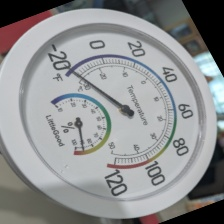
#> input picture ml/data/heatmap_cd/images/train/PXL_20260125_114554365.jpg, 224 x 224 px; its folder holds only this picture in this run
$ python -i baseline_classical_cv.py   (imports and definitions only)   (older library calls are emulated)
#> lines starting #> are read from the running program, lines starting #| are printed output that depends on the picture
"""Classical computer-vision baseline for analog gauge reading.

This module provides a non-neural baseline that can be used to benchmark
whether a learned model is improving over simple image processing.
"""

from __future__ import annotations

from dataclasses import dataclass
import math
from typing import Callable, Final, Iterable, Sequence

import cv2
import numpy as np

from embedded_gauge_reading_tinyml.dataset import Sample
from embedded_gauge_reading_tinyml.gauge.processing import GaugeSpec, needle_value


@dataclass(frozen=True)
class NeedleDetection:
    """Needle detection output plus the angular peak-shape metadata."""

    unit_dx: float
    unit_dy: float
    confidence: float
    peak_value: float
    runner_up_value: float
    peak_ratio: float
    peak_margin: float


# [5 lines left out: function needle_detection_quality, not called in this run]

@dataclass(frozen=True)
class ClassicalPrediction:
    """Predicted gauge value and metadata for one sample."""

    image_path: str
    true_value: float
    predicted_value: float
    abs_error: float
    confidence: float


@dataclass(frozen=True)
class ClassicalBaselineResult:
    """Aggregate metrics for a full classical-CV baseline run."""

    attempted_samples: int
    successful_samples: int
    failed_samples: int
    mae: float
    rmse: float
    predictions: list[ClassicalPrediction]


@dataclass(frozen=True)
class GeometryCandidate:
    """One candidate dial geometry hypothesis for image-based inference."""

    label: str
    center_xy: tuple[float, float]
    dial_radius_px: float


@dataclass(frozen=True)
class GeometrySelection:
    """Best needle detection found for one geometry candidate set."""

    candidate: GeometryCandidate
    detection: NeedleDetection
    quality: float
    shaft_support: float


# Fixed geometry constants (matches embedded C baseline)
BRIGHT_CENTROID_MIN_PIXELS: Final[int] = 1024
BRIGHT_CENTROID_MIN_LUMA: Final[int] = 150
BRIGHT_CENTROID_MAX_LUMA: Final[int] = 220
FIXED_CROP_CENTER_X: Final[float] = 100.0
FIXED_CROP_CENTER_Y: Final[float] = 118.0
IMAGE_CENTER_X: Final[float] = 112.0
IMAGE_CENTER_Y: Final[float] = 112.0
DEFAULT_DIAL_RADIUS_PX: Final[float] = 80.0


@dataclass(frozen=True)
class CenterHypothesis:
    """One needle-center hypothesis for the classical baseline."""

    label: str
    center_xy: tuple[float, float]
    dial_radius_px: float = DEFAULT_DIAL_RADIUS_PX


# [337 lines left out: functions _bright_centroid_hypothesis, _fixed_crop_hypothesis, _image_center_hypothesis, _center_hypotheses, board_prior_geometry_candidate, board_prior_geometry_candidates and 8 more, not called in this run]


def _detect_needle_unit_vector_polar(
    image_bgr: np.ndarray,
    *,
    center_xy: tuple[float, float],
    dial_radius_px: float,
    gauge_spec: GaugeSpec | None = None,
) -> NeedleDetection | None:
    """Detect the needle via polar edge voting (matches embedded C baseline).

    This is a simplified implementation that mirrors the embedded C code:
    - 360 angle bins (1Â° resolution)
    - Grayscale only (no HSV saturation weighting)
    - Simple annulus mask (no middle-shaft Gaussian)
    - Basic contrast + edge strength voting
    - Confidence = peak / mean
    """
    if dial_radius_px <= 1.0:
        return None

    center_x, center_y = center_xy

    # Simple grayscale conversion (no CLAHE, no HSV)
    gray: np.ndarray = cv2.cvtColor(image_bgr, cv2.COLOR_BGR2GRAY).astype(np.float32)
    blurred: np.ndarray = cv2.GaussianBlur(gray, (5, 5), 0)

    h_img, w_img = gray.shape[:2]
    yy, xx = np.meshgrid(
        np.arange(h_img, dtype=np.float32),
        np.arange(w_img, dtype=np.float32),
        indexing="ij",
    )
    dx: np.ndarray = xx - center_x
    dy: np.ndarray = yy - center_y
    rr: np.ndarray = np.sqrt(dx**2 + dy**2)

    # Simple annulus mask (skip subdial and outer ring)
    inner_mask: np.ndarray = (rr > 0.30 * dial_radius_px) & (rr < 0.70 * dial_radius_px)

    # Skip saturated samples (luma > 220)
    saturation_mask: np.ndarray = gray < 220.0

    # Compute simple edge strength (Sobel magnitude)
    gx: np.ndarray = cv2.Sobel(blurred, cv2.CV_32F, 1, 0, ksize=3)
    gy: np.ndarray = cv2.Sobel(blurred, cv2.CV_32F, 0, 1, ksize=3)
    grad_mag: np.ndarray = np.sqrt(gx * gx + gy * gy)

    # Compute radial/tangential alignment
    rr_safe: np.ndarray = np.where(rr > 0.5, rr, 1.0)
    radial_x: np.ndarray = -dx / rr_safe
    radial_y: np.ndarray = -dy / rr_safe

    grad_mag_safe: np.ndarray = np.where(grad_mag > 1.0, grad_mag, 1.0)
    gx_n: np.ndarray = gx / grad_mag_safe
    gy_n: np.ndarray = gy / grad_mag_safe
    tangential_weight: np.ndarray = np.abs(gx_n * radial_y - gy_n * radial_x)

    # Dark contrast: local mean minus center pixel
    dark_contrast: np.ndarray = np.zeros_like(gray)
    for i in range(1, h_img - 1):
        for j in range(1, w_img - 1):
            if inner_mask[i, j] and saturation_mask[i, j]:
                neighborhood = gray[i-1:i+2, j-1:j+2].ravel()
                dark_contrast[i, j] = np.mean(neighborhood) - gray[i, j]

    # Combined vote weight
    vote_mask: np.ndarray = inner_mask & saturation_mask & (grad_mag > 8.0)
    vote_weight: np.ndarray = np.where(
        vote_mask,
        grad_mag * tangential_weight * np.clip(dark_contrast / 50.0, 0.0, 1.0),
        0.0,
    )

    # Accumulate into 360 angle bins (1Â° resolution)
    spoke_angle: np.ndarray = np.arctan2(dy, dx)
    num_bins: int = 360
    angle_bins: np.ndarray = (
        (spoke_angle + math.pi) / (2.0 * math.pi) * num_bins
    ).astype(np.int32)
    angle_bins = np.clip(angle_bins, 0, num_bins - 1)

    histogram: np.ndarray = np.zeros(num_bins, dtype=np.float32)
    np.add.at(histogram, angle_bins.ravel(), vote_weight.ravel())

    # Apply gauge sweep mask if spec provided
    if gauge_spec is not None:
        for bin_index in range(num_bins):
            angle_rad: float = (bin_index / num_bins) * 2.0 * math.pi - math.pi
            if not _angle_in_sweep(angle_rad, gauge_spec, margin_rad=math.radians(6.0)):
                histogram[bin_index] = 0.0

    # Simple smoothing
    histogram_smooth: np.ndarray = cv2.GaussianBlur(
        histogram[np.newaxis, :],
        (1, 15),
        0,
    ).ravel()

    best_bin: int = int(np.argmax(histogram_smooth))
    peak_val: float = float(histogram_smooth[best_bin])
    mean_val: float = float(np.mean(histogram)) + 1e-6

    # Confidence = peak / mean (matches C code)
    confidence: float = peak_val / mean_val

    # Find runner-up (simple: max of rest)
    rolled: np.ndarray = np.roll(histogram_smooth, -best_bin)
    runner_up: float = float(np.max(rolled[1:20]))

    peak_ratio: float = peak_val / max(runner_up, 1e-6)
    best_angle: float = (best_bin / num_bins) * 2.0 * math.pi - math.pi

    # Apply confidence gates (matches C thresholds)
    if confidence < 1.25 or peak_val < 75.0 or peak_ratio < 1.05:
        return None

    if gauge_spec is not None and not _angle_in_sweep(
        best_angle, gauge_spec, margin_rad=math.radians(6.0)
    ):
        return None

    return NeedleDetection(
        unit_dx=float(math.cos(best_angle)),
        unit_dy=float(math.sin(best_angle)),
        confidence=float(confidence),
        peak_value=float(peak_val),
        runner_up_value=float(runner_up),
        peak_ratio=float(peak_ratio),
        peak_margin=float(peak_val - runner_up),
    )


# [1095 lines left out: functions _point_to_segment_distance, _is_in_lower_subdial_region, _sample_line_darkness, _angle_in_sweep, _detect_needle_unit_vector_spoke_improved, _detect_needle_unit_vector_center_weighted and 10 more, not called in this run]


# ── Firmware-matched classical baseline ──────────────────────────────────
# These constants match the STM32N6 firmware's app_baseline_runtime.c,
# mapped into 224x224 crop-space coordinates.

_FW_DIAL_RADIUS_PX: float = 0.56 * 224.0  # ~125 px
_FW_BRIGHT_THRESHOLD: int = 150
_FW_SATURATION_THRESHOLD: int = 235
_FW_MIN_BRIGHT_PIXELS: int = 1024
_FW_BOARD_PRIOR_CENTER_X: float = 0.49 * 224.0
_FW_BOARD_PRIOR_CENTER_Y: float = 0.446 * 224.0
_FW_BOARD_PRIOR_RADIUS_PX: float = 0.35 * 224.0
_FW_INNER_DIAL_CENTER_X: float = 0.5 * 224.0
_FW_INNER_DIAL_CENTER_Y: float = 0.446 * 224.0
_FW_FIXED_CROP_BIAS_PX: int = 18
_FW_REFINEMENT_OFFSETS: tuple[int, ...] = (-4, 0, 4)
_FW_CONFIDENCE_THRESHOLD: float = 1.25
_FW_MIN_ACCEPT_SCORE: float = 2.0
_FW_MIN_PEAK_RATIO: float = 0.35
_FW_CONSENSUS_TEMP_DELTA_C: float = 4.0
_FW_CONSENSUS_MIN_QUALITY_RATIO: float = 0.85
_FW_CENTER_MAX_DIST: float = 40.0
_FW_RIM_SEARCH_COARSE_STEP: int = 8
_FW_RIM_SEARCH_FINE_STEP: int = 4
_FW_RIM_SEARCH_RADIUS: float = 20.0


@dataclass
class _FwEstimate:
    valid: bool = False
    center_x: float = 0.0
    center_y: float = 0.0
    angle_deg: float = 0.0
    temperature_c: float = 0.0
    confidence: float = 0.0
    best_score: float = 0.0
    runner_up_score: float = 0.0
    source_label: str = ""
    detection: NeedleDetection | None = None


def _fw_bright_centroid_hypothesis(
    image_bgr: np.ndarray,
) -> tuple[float, float] | None:
    """Luma-weighted bright centroid (matches firmware)."""
    gray = cv2.cvtColor(image_bgr, cv2.COLOR_BGR2GRAY)
    h, w = image_bgr.shape[:2]
    scan_x_min = max(0, round(_FW_INNER_DIAL_CENTER_X - _FW_DIAL_RADIUS_PX * 1.5))
    scan_y_min = max(0, round(_FW_INNER_DIAL_CENTER_Y - _FW_DIAL_RADIUS_PX * 1.5))
    scan_x_max = min(w, round(_FW_INNER_DIAL_CENTER_X + _FW_DIAL_RADIUS_PX * 1.5))
    scan_y_max = min(h, round(_FW_INNER_DIAL_CENTER_Y + _FW_DIAL_RADIUS_PX * 1.5))
    bright_sum_x: int = 0
    bright_sum_y: int = 0
    bright_count: int = 0
    for y in range(scan_y_min, scan_y_max):
        for x in range(scan_x_min, scan_x_max):
            luma = float(gray[y, x])
            if luma < _FW_BRIGHT_THRESHOLD:
                continue
            if luma > _FW_SATURATION_THRESHOLD:
                continue
            bright_count += 1
            bright_sum_x += x
            bright_sum_y += y
    if bright_count < _FW_MIN_BRIGHT_PIXELS:
        return None
    cx = bright_sum_x / bright_count
    cy = bright_sum_y / bright_count
    biased_cy = max(cy - _FW_FIXED_CROP_BIAS_PX, 0.0)
    return (cx, biased_cy)


def _fw_fixed_crop_center() -> tuple[float, float]:
    """Training-crop inner dial center with upward bias (matches firmware)."""
    cx = _FW_INNER_DIAL_CENTER_X
    cy = max(_FW_INNER_DIAL_CENTER_Y - _FW_FIXED_CROP_BIAS_PX, 0.0)
    return (cx, cy)


def _fw_board_prior_center() -> tuple[float, float]:
    """Board prior center (matches firmware)."""
    return (_FW_BOARD_PRIOR_CENTER_X, _FW_BOARD_PRIOR_CENTER_Y)


def _fw_rim_search_center(
    image_bgr: np.ndarray,
) -> tuple[float, float] | None:
    """Score centers near inner dial by rim edge radial alignment (matches firmware).

    Uses numpy for vectorized computation instead of Python loops.
    """
    gray = cv2.cvtColor(image_bgr, cv2.COLOR_BGR2GRAY).astype(np.float32)
    h, w = image_bgr.shape[:2]

    gx = cv2.Sobel(gray, cv2.CV_32F, 1, 0, ksize=3)
    gy = cv2.Sobel(gray, cv2.CV_32F, 0, 1, ksize=3)
    mag = np.sqrt(gx * gx + gy * gy)

    sat_mask = gray > _FW_SATURATION_THRESHOLD
    weak_mask = mag < 2.0
    rim_mask = np.zeros((h, w), dtype=bool)

    cx0, cy0 = _FW_INNER_DIAL_CENTER_X, _FW_INNER_DIAL_CENTER_Y
    yy, xx = np.ogrid[:h, :w]
    rr = np.sqrt((xx - cx0)**2 + (yy - cy0)**2)
    rim_min = _FW_DIAL_RADIUS_PX * 0.84
    rim_max = _FW_DIAL_RADIUS_PX * 1.04
    rim_mask = (rr >= rim_min) & (rr <= rim_max)

    valid = rim_mask & ~sat_mask & ~weak_mask
    if valid.sum() < 10:
        return None

    rim_y, rim_x = np.where(valid)
    rim_mag = mag[rim_y, rim_x]

    sx = max(1, round(cx0 - _FW_RIM_SEARCH_RADIUS))
    sy = max(1, round(cy0 - _FW_RIM_SEARCH_RADIUS))
    ex = min(w - 1, round(cx0 + _FW_RIM_SEARCH_RADIUS))
    ey = min(h - 1, round(cy0 + _FW_RIM_SEARCH_RADIUS))

    best_score_val = -1.0
    best_cx = cx0
    best_cy = cy0

    for step in (_FW_RIM_SEARCH_COARSE_STEP, _FW_RIM_SEARCH_FINE_STEP):
        for cy in range(sy, ey + 1, step):
            for cx in range(sx, ex + 1, step):
                drx = rim_x.astype(np.float32) - cx
                dry = rim_y.astype(np.float32) - cy
                dr = np.sqrt(drx * drx + dry * dry)
                dr_safe = np.maximum(dr, 1.0)
                rx = drx / dr_safe
                ry = dry / dr_safe
                gx_vals = gx[rim_y, rim_x] / np.maximum(rim_mag, 1.0)
                gy_vals = gy[rim_y, rim_x] / np.maximum(rim_mag, 1.0)
                align = np.abs(gx_vals * rx + gy_vals * ry)
                score = float(np.sum(align * rim_mag))
                if score > best_score_val:
                    best_score_val = score
                    best_cx = float(cx)
                    best_cy = float(cy)

    return (best_cx, best_cy)


def _fw_center_hypotheses(
    image_bgr: np.ndarray,
) -> list[tuple[str, tuple[float, float], float]]:
    """Generate all 5 center hypotheses (matches firmware)."""
    hypotheses: list[tuple[str, tuple[float, float], float]] = []
    bright = _fw_bright_centroid_hypothesis(image_bgr)
    if bright is not None:
        hypotheses.append(("bright-center-polar", bright, _FW_DIAL_RADIUS_PX))
    hypotheses.append(("fixed-crop-polar", _fw_fixed_crop_center(), _FW_DIAL_RADIUS_PX))
    hypotheses.append(("board-prior-polar", _fw_board_prior_center(), _FW_BOARD_PRIOR_RADIUS_PX))
    rim = _fw_rim_search_center(image_bgr)
    if rim is not None:
        hypotheses.append(("rim-center-polar", rim, _FW_DIAL_RADIUS_PX))
    hypotheses.append(("image-center-polar", (_FW_INNER_DIAL_CENTER_X, _FW_INNER_DIAL_CENTER_Y), _FW_DIAL_RADIUS_PX))
    return hypotheses


def _fw_run_polar_vote(
    image_bgr: np.ndarray,
    center_xy: tuple[float, float],
    dial_radius_px: float,
    gauge_spec: GaugeSpec | None,
) -> _FwEstimate | None:
    """Run the polar vote at a given center (matches firmware)."""
    det = _detect_needle_unit_vector_polar(
        image_bgr,
        center_xy=center_xy,
        dial_radius_px=dial_radius_px,
        gauge_spec=gauge_spec,
    )
    if det is None:
        return None
    angle_deg = math.degrees(math.atan2(det.unit_dy, det.unit_dx)) % 360
    temp_c = float("nan")
    if gauge_spec is not None:
        temp_c = needle_vector_to_value(det.unit_dx, det.unit_dy, gauge_spec)
    est = _FwEstimate(
        valid=True,
        center_x=center_xy[0],
        center_y=center_xy[1],
        angle_deg=angle_deg,
        temperature_c=temp_c,
        confidence=det.confidence,
        best_score=det.peak_value,
        runner_up_score=det.runner_up_value,
        detection=det,
    )
    return est


def _fw_refine_estimate(
    image_bgr: np.ndarray,
    seed: _FwEstimate,
    dial_radius_px: float,
    gauge_spec: GaugeSpec | None,
) -> _FwEstimate | None:
    """5x5 offset sweep around seed center (matches firmware)."""
    h, w = image_bgr.shape[:2]
    min_cx = 1
    min_cy = 1
    max_cx = w - 2
    max_cy = h - 2
    best = seed
    found = True
    for dy in _FW_REFINEMENT_OFFSETS:
        for dx in _FW_REFINEMENT_OFFSETS:
            cx = int(round(seed.center_x + dx))
            cy = int(round(seed.center_y + dy))
            cx = max(min_cx, min(cx, max_cx))
            cy = max(min_cy, min(cy, max_cy))
            est = _fw_run_polar_vote(image_bgr, (float(cx), float(cy)), dial_radius_px, gauge_spec)
            if est is None:
                continue
            if _fw_is_better_estimate(est, best):
                best = est
    return best if found else None


def _fw_compute_quality(est: _FwEstimate) -> float:
    """Quality = confidence / peak_ratio (matches firmware)."""
    if not est.valid or est.best_score <= 0.0:
        return 0.0
    if est.runner_up_score > 0.0:
        peak_ratio = est.best_score / est.runner_up_score
    else:
        peak_ratio = est.best_score
    peak_ratio = max(peak_ratio, 1.0)
    return est.confidence / peak_ratio


def _fw_source_priority(source_label: str) -> int:
    """Source priority (matches firmware)."""
    if source_label in ("fixed-crop-polar", "image-center-polar", "board-prior-polar", "rim-center-polar"):
        return 4
    if source_label == "bright-center-polar":
        return 2
    return 0


def _fw_is_better_estimate(
    candidate: _FwEstimate,
    incumbent: _FwEstimate,
) -> bool:
    """Compare two estimates using priority + quality (matches firmware)."""
    if not candidate.valid:
        return False
    if not incumbent.valid:
        return True
    cq = _fw_compute_quality(candidate)
    iq = _fw_compute_quality(incumbent)
    if candidate.source_label == "bright-center-polar":
        dx = candidate.center_x - _FW_INNER_DIAL_CENTER_X
        dy = candidate.center_y - _FW_INNER_DIAL_CENTER_Y
        if dx * dx + dy * dy > 150.0 * 150.0:
            return False
    if cq > iq:
        cp = _fw_source_priority(candidate.source_label)
        ip_prior = _fw_source_priority(incumbent.source_label)
        ratio = cq / iq if iq > 0 else float("inf")
        if cp > ip_prior:
            return True
        if cp < ip_prior:
            return ratio >= 2.0
        return True
    if cq < iq:
        cp = _fw_source_priority(candidate.source_label)
        ip_prior = _fw_source_priority(incumbent.source_label)
        return cp > ip_prior
    return False


# [20 lines left out: function _fw_pass_acceptance_gate, not called in this run]


def _fw_select_consensus(
    estimates: list[_FwEstimate | None],
    fallback: _FwEstimate | None,
) -> _FwEstimate | None:
    """Consensus clustering (matches firmware)."""
    valid: list[tuple[int, _FwEstimate]] = [
        (i, e) for i, e in enumerate(estimates) if e is not None and e.valid
    ]
    if len(valid) < 2:
        return fallback
    support: list[int] = [0] * len(estimates)
    best_support: int = 0
    for i, e_i in valid:
        count: int = 1
        for j, e_j in valid:
            if i == j:
                continue
            delta = abs(e_i.temperature_c - e_j.temperature_c)
            if delta <= _FW_CONSENSUS_TEMP_DELTA_C:
                count += 1
        support[i] = count
        if count > best_support:
            best_support = count
    if best_support < 2:
        return fallback
    fallback_quality = _fw_compute_quality(fallback) if fallback is not None else 0.0
    fallback_priority = _fw_source_priority(fallback.source_label) if fallback is not None else 0
    best: _FwEstimate | None = None
    best_priority: int = -1
    best_quality: float = -1.0
    best_peak_ratio: float = -1.0
    best_confidence: float = -1.0
    best_score: float = -1.0
    for i, e_i in valid:
        if support[i] != best_support:
            continue
        q = _fw_compute_quality(e_i)
        pk_ratio = (e_i.best_score / e_i.runner_up_score) if e_i.runner_up_score > 0 else e_i.best_score
        p = _fw_source_priority(e_i.source_label)
        better = (
            best is None
            or p > best_priority
            or (p == best_priority and q > best_quality)
            or (p == best_priority and q == best_quality and pk_ratio > best_peak_ratio)
            or (p == best_priority and q == best_quality and pk_ratio == best_peak_ratio and e_i.confidence > best_confidence)
            or (p == best_priority and q == best_quality and pk_ratio == best_peak_ratio and e_i.confidence == best_confidence and e_i.best_score > best_score)
        )
        if better:
            best = e_i
            best_priority = p
            best_quality = q
            best_peak_ratio = pk_ratio
            best_confidence = e_i.confidence
            best_score = e_i.best_score
    if best is None or fallback_quality <= 0.0:
        return fallback
    if best_priority < fallback_priority:
        return fallback
    if best_priority > fallback_priority:
        return best
    if best_quality >= fallback_quality * _FW_CONSENSUS_MIN_QUALITY_RATIO:
        return best
    return fallback


def run_firmware_baseline(
    image_bgr: np.ndarray,
    gauge_spec: GaugeSpec | None = None,
) -> tuple[float, float, float, NeedleDetection | None]:
    """Run the firmware-matched classical baseline.

    Matches the STM32N6 firmware's 5-hypothesis + refinement + consensus
    algorithm in app_baseline_runtime.c.

    Returns (center_x, center_y, dial_radius_px, detection).
    """
    hypotheses = _fw_center_hypotheses(image_bgr)
    raw_estimates: list[_FwEstimate] = []
    for label, (cx, cy), radius in hypotheses:
        est = _fw_run_polar_vote(image_bgr, (cx, cy), radius, gauge_spec)
        if est is not None:
            est.source_label = label
            raw_estimates.append(est)
    if not raw_estimates:
        return (
            _FW_INNER_DIAL_CENTER_X,
            _FW_INNER_DIAL_CENTER_Y,
            _FW_DIAL_RADIUS_PX,
            None,
        )
    refined: list[_FwEstimate | None] = []
    for est in raw_estimates:
        r = _fw_refine_estimate(image_bgr, est, _FW_DIAL_RADIUS_PX, gauge_spec)
        # Locate matching hypothesis radius for source label
        hyp_radius = _FW_DIAL_RADIUS_PX
        for label2, _, rad in hypotheses:
            if label2 == est.source_label:
                hyp_radius = rad
                break
        if r is not None:
            r.source_label = est.source_label
            refined.append(r)
        else:
            refined.append(None)
    best: _FwEstimate | None = None
    for r in refined:
        if r is None:
            continue
        if best is None or _fw_is_better_estimate(r, best):
            best = r
    consensus = _fw_select_consensus(refined, best)
    if consensus is not None and consensus.valid:
        return (consensus.center_x, consensus.center_y, _FW_DIAL_RADIUS_PX, consensus.detection)
    return (
        _FW_INNER_DIAL_CENTER_X,
        _FW_INNER_DIAL_CENTER_Y,
        _FW_DIAL_RADIUS_PX,
        None,
    )

>>> import cv2
>>> picture = cv2.imread('../../data/heatmap_cd/images/train/PXL_20260125_114554365.jpg')
#> picture is the input picture: shape (224, 224, 3); mean B, G, R 145.1, 144.2, 142.6
>>> result = run_firmware_baseline(picture)
#> in _fw_bright_centroid_hypothesis, `gray = cv2.cvtColor(image_bgr, cv2.COLOR_BGR2GRAY)`:
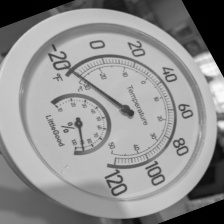
#> gray: shape (224, 224); min 0, max 251, mean 143.8
#> after the loop in _fw_bright_centroid_hypothesis, `for y in range(scan_y_min, scan_y_max):`: bright_count = 29502; bright_sum_x = 3172744; bright_sum_y = 3372884
#> in _fw_bright_centroid_hypothesis, `cx = bright_sum_x / bright_count`: cx = 107.5
#> in _fw_bright_centroid_hypothesis, `cy = bright_sum_y / bright_count`: cy = 114.3
#> in _fw_bright_centroid_hypothesis, `biased_cy = max(cy - _FW_FIXED_CROP_BIAS_PX, 0.0)`: biased_cy = 96.33
#> in _fw_center_hypotheses, `bright = _fw_bright_centroid_hypothesis(image_bgr)`: bright = (107.5, 96.33)
#> in _fw_rim_search_center, `gx = cv2.Sobel(gray, cv2.CV_32F, 1, 0, ksize=3)`:
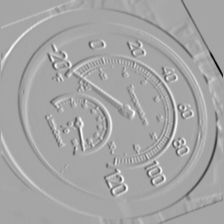
#> gx: shape (224, 224) float32; min -844, max 454, mean -2.1; drawn with min black and max white
#> in _fw_rim_search_center, `gy = cv2.Sobel(gray, cv2.CV_32F, 0, 1, ksize=3)`:
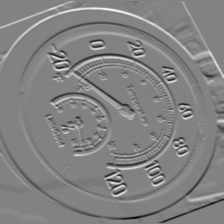
#> gy: shape (224, 224) float32; min -621, max 592, mean 1.2; drawn with min black and max white
#> in _fw_rim_search_center, `mag = np.sqrt(gx * gx + gy * gy)`:
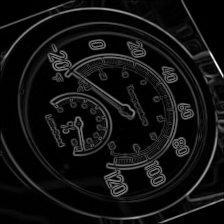
#> mag: shape (224, 224) float32; min 0, max 946.1, mean 67.4; drawn with min black and max white
#> (the rest of the program and of its run is left out)
